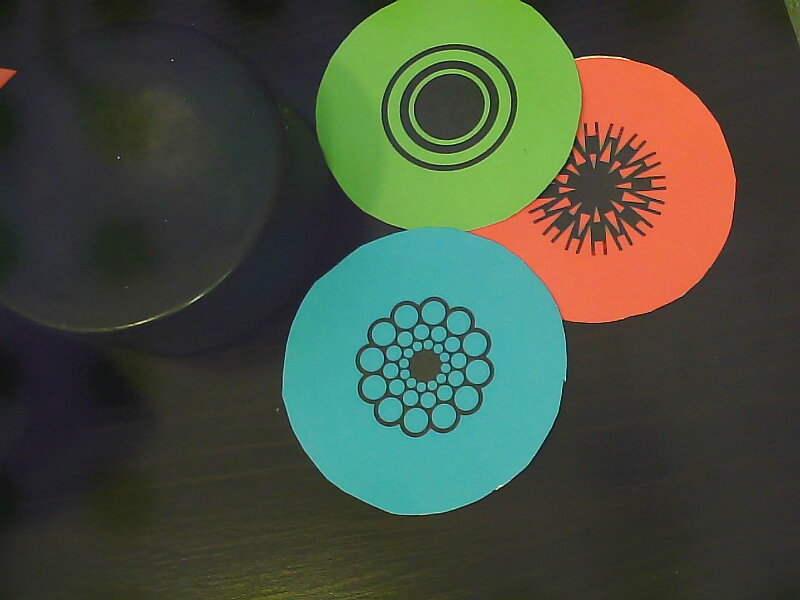
#> input picture src/robot_vision/scripts/puks.jpg, 800 x 600 px, given in place of the camera
$ python mask_trackbar.py   (older library calls are emulated)
#> lines starting #> are read from the running program, lines starting #| are printed output that depends on the picture; after the words box and inside, x2 and y2 are one past the last pixel; in counts of white or black regions, pixels touching at a corner belong together
import cv2
import numpy as np


def nothing(x):
    #any operation with change trackbar
    pass


cap = cv2.VideoCapture(0)
cv2.namedWindow("Trackbars")

cv2.createTrackbar("L - H", "Trackbars", 0, 179, nothing)
#> slider 'L - H' is set to 35
cv2.createTrackbar("L - S", "Trackbars", 0, 255, nothing)
#> slider 'L - S' is set to 51
cv2.createTrackbar("L - V", "Trackbars", 0, 255, nothing)
#> slider 'L - V' is set to 51
cv2.createTrackbar("U - H", "Trackbars", 179, 179, nothing)
cv2.createTrackbar("U - S", "Trackbars", 255, 255, nothing)
cv2.createTrackbar("U - V", "Trackbars", 255, 255, nothing)

font = cv2.FONT_HERSHEY_COMPLEX

while True:
    _, frame = cap.read()
#> frame is the input picture: shape (600, 800, 3); mean B, G, R 63.2, 79.3, 70.2
    hsv = cv2.cvtColor(frame, cv2.COLOR_BGR2HSV)
#> hsv: shape (600, 800, 3); mean H, S, V 55.3, 78.6, 89.9

    l_h = cv2.getTrackbarPos("L - H", "Trackbars")
    l_s = cv2.getTrackbarPos("L - S", "Trackbars")
    l_v = cv2.getTrackbarPos("L - V", "Trackbars")
    u_h = cv2.getTrackbarPos("U - H", "Trackbars")
    u_s = cv2.getTrackbarPos("U - S", "Trackbars")
    u_v = cv2.getTrackbarPos("U - V", "Trackbars")

    lower_color = np.array([l_h, l_s, l_v])
    upper_color = np.array([u_h, u_s, u_v])

    mask = cv2.inRange(hsv, lower_color, upper_color)
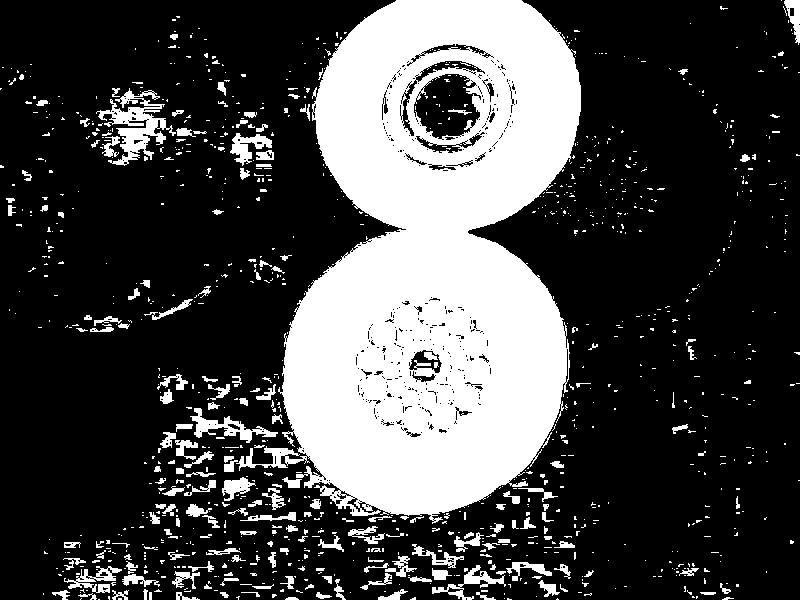
#> mask: shape (600, 800); 27.6% white; 1078 white regions (878 under 20 px), largest, box (x1, y1, x2, y2) and area: (236, 0, 581, 524) 110077, (96, 88, 176, 166) 2157, (190, 408, 278, 443) 899

    #Numpy method to create black square
    kernel = np.ones((5, 5), np.uint8)

    #Removin noise from contour
    mask = cv2.erode(mask, kernel)
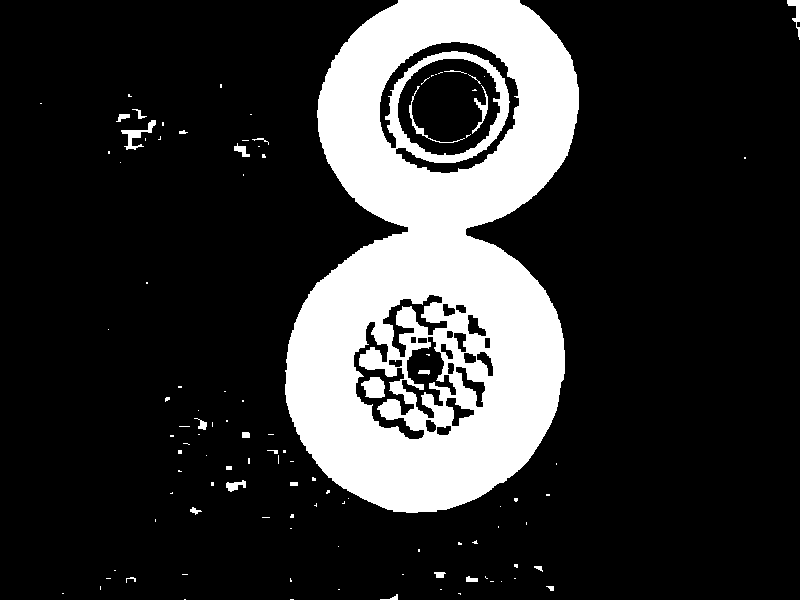
#> mask: shape (600, 800); 19.8% white; 108 white regions (81 under 20 px)

    #Contours detection
    _, contours, _= cv2.findContours(mask, cv2.RETR_TREE, cv2.CHAIN_APPROX_SIMPLE)
#> contours = 130 contours, 91 with area under 20; largest, box (x1, y1, x2, y2) and area: (285, 0, 579, 513) 109918, (397, 58, 501, 156) 7812, (379, 41, 520, 174) 3696, (353, 321, 425, 440) 2653, (401, 336, 457, 419) 2003

    for cnt in contours:
        #Pole elementu area
        area = cv2.contourArea(cnt)
        approx = cv2.approxPolyDP(cnt, 0.02*cv2.arcLength(cnt, True), True) #remove noise 0.01
        #Position countours for text
        x = approx.ravel()[0]
        y = approx.ravel()[1]
        #cv2.drawContours(frame, [approx], 0, (0, 0, 0), 5)
        #print(len(cnt))

        if area > 400:
            cv2.drawContours(frame, [approx], 0, (0, 0, 0), 5)

            #Counting contour side edges
            if len(approx) == 3:
                cv2.putText(frame, "Triangle", (x, y), font, 1, (0, 0, 0))
            elif len(approx) == 4:
                #print("It's a rectangle")
                cv2.putText(frame, "Rectangle", (x, y), font, 1, (0, 0, 0))
            elif 10 < len(approx) < 20:
                cv2.putText(frame, "Circle", (x, y), font, 1, (0, 0, 0))
#> this loop made 130 passes
#> (area, x, y) on passes 17, 20, 34, 45, 94, 98, 106, 112, 117, 118, 130: (38, 466, 577), (39.5, 434, 572), (30, 190, 509), (103.5, 245, 481), (109918.5, 519, 0), (428.5, 456, 366), (2003, 428, 336), (2653, 370, 321), (1239, 441, 296), (7812.5, 443, 58), (3695.5, 484, 47)
#> (area, approx, x, y) on pass 43: (21, [[290, 482], [290, 485], [297, 485], [297, 482]], 290, 482)
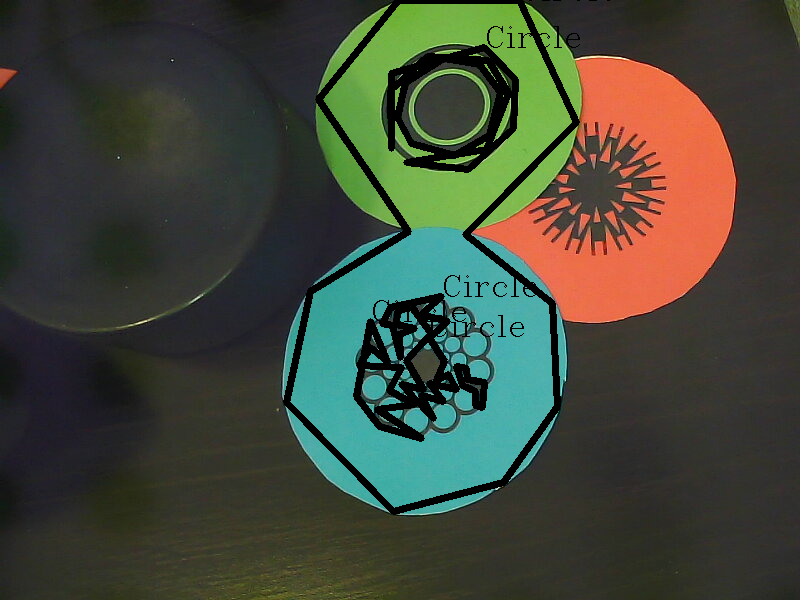
#> frame: shape (600, 800, 3); 5.08% of pixels changed, all inside (x1, y1, x2, y2) = (283, 0, 610, 515)


    result = cv2.bitwise_and(frame, frame, mask=mask)
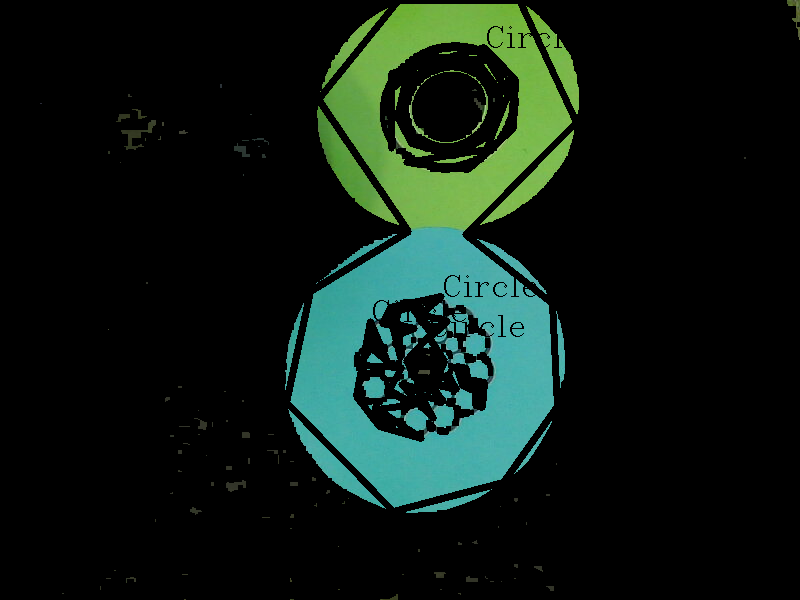
#> result: shape (600, 800, 3); mean B, G, R 20.5, 27.7, 14.2

    cv2.imshow("frame", frame)
    cv2.imshow("mask", mask)
    cv2.imshow("result", result)
    #cv2.imshow("kernel", kernel)

    key = cv2.waitKey(1)
#> (key Esc is pressed here)
    if key == 27:
        break

cap.release()
cv2.destroyAllWindows()
